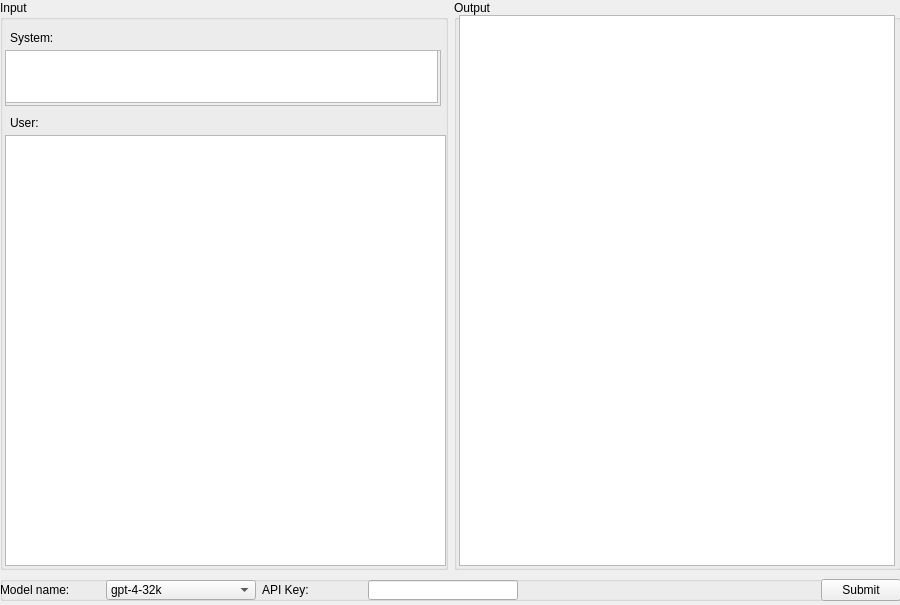
<?xml version="1.0" encoding="UTF-8"?>
<ui version="4.0">
 <class>MainWindow</class>
 <widget class="QMainWindow" name="MainWindow">
  <property name="geometry">
   <rect>
    <x>0</x>
    <y>0</y>
    <width>900</width>
    <height>605</height>
   </rect>
  </property>
  <property name="windowTitle">
   <string>MainWindow</string>
  </property>
  <widget class="QWidget" name="centralwidget">
   <widget class="QWidget" name="verticalLayoutWidget">
    <property name="geometry">
     <rect>
      <x>0</x>
      <y>0</y>
      <width>901</width>
      <height>601</height>
     </rect>
    </property>
    <layout class="QVBoxLayout" name="verticalLayout">
     <item>
      <layout class="QHBoxLayout" name="horizontalLayout">
       <item>
        <widget class="QGroupBox" name="groupBox_1">
         <property name="title">
          <string>Input</string>
         </property>
         <widget class="QScrollArea" name="scrollArea_3">
          <property name="geometry">
           <rect>
            <x>5</x>
            <y>135</y>
            <width>441</width>
            <height>431</height>
           </rect>
          </property>
          <property name="horizontalScrollBarPolicy">
           <enum>Qt::ScrollBarAlwaysOff</enum>
          </property>
          <property name="widgetResizable">
           <bool>true</bool>
          </property>
          <widget class="QWidget" name="scrollAreaWidgetContents_3">
           <property name="geometry">
            <rect>
             <x>0</x>
             <y>0</y>
             <width>433</width>
             <height>423</height>
            </rect>
           </property>
           <widget class="QPlainTextEdit" name="inpUserPrompt">
            <property name="geometry">
             <rect>
              <x>-5</x>
              <y>-5</y>
              <width>446</width>
              <height>436</height>
             </rect>
            </property>
           </widget>
          </widget>
         </widget>
         <widget class="QScrollArea" name="scrollArea">
          <property name="geometry">
           <rect>
            <x>5</x>
            <y>50</y>
            <width>436</width>
            <height>56</height>
           </rect>
          </property>
          <property name="widgetResizable">
           <bool>true</bool>
          </property>
          <widget class="QWidget" name="scrollAreaWidgetContents">
           <property name="geometry">
            <rect>
             <x>0</x>
             <y>0</y>
             <width>428</width>
             <height>48</height>
            </rect>
           </property>
           <widget class="QPlainTextEdit" name="inpSystemPrompt">
            <property name="geometry">
             <rect>
              <x>-5</x>
              <y>-5</y>
              <width>437</width>
              <height>57</height>
             </rect>
            </property>
           </widget>
          </widget>
         </widget>
         <widget class="QLabel" name="label_3">
          <property name="geometry">
           <rect>
            <x>10</x>
            <y>30</y>
            <width>57</width>
            <height>16</height>
           </rect>
          </property>
          <property name="text">
           <string>System: </string>
          </property>
         </widget>
         <widget class="QLabel" name="label_4">
          <property name="geometry">
           <rect>
            <x>10</x>
            <y>115</y>
            <width>57</width>
            <height>16</height>
           </rect>
          </property>
          <property name="text">
           <string>User:</string>
          </property>
         </widget>
        </widget>
       </item>
       <item>
        <widget class="QGroupBox" name="groupBox_2">
         <property name="title">
          <string>Output</string>
         </property>
         <widget class="QScrollArea" name="scrollArea_2">
          <property name="geometry">
           <rect>
            <x>5</x>
            <y>15</y>
            <width>436</width>
            <height>551</height>
           </rect>
          </property>
          <property name="horizontalScrollBarPolicy">
           <enum>Qt::ScrollBarAlwaysOff</enum>
          </property>
          <property name="widgetResizable">
           <bool>true</bool>
          </property>
          <widget class="QWidget" name="scrollAreaWidgetContents_2">
           <property name="geometry">
            <rect>
             <x>0</x>
             <y>0</y>
             <width>428</width>
             <height>543</height>
            </rect>
           </property>
           <widget class="QPlainTextEdit" name="inpOutput">
            <property name="geometry">
             <rect>
              <x>-5</x>
              <y>-5</y>
              <width>441</width>
              <height>556</height>
             </rect>
            </property>
            <property name="readOnly">
             <bool>true</bool>
            </property>
           </widget>
          </widget>
         </widget>
        </widget>
       </item>
      </layout>
     </item>
     <item>
      <widget class="QGroupBox" name="groupBox">
       <property name="maximumSize">
        <size>
         <width>16777215</width>
         <height>25</height>
        </size>
       </property>
       <property name="title">
        <string/>
       </property>
       <widget class="QWidget" name="horizontalLayoutWidget_2">
        <property name="geometry">
         <rect>
          <x>0</x>
          <y>0</y>
          <width>901</width>
          <height>28</height>
         </rect>
        </property>
        <layout class="QHBoxLayout" name="horizontalLayout_2">
         <item>
          <widget class="QLabel" name="label">
           <property name="minimumSize">
            <size>
             <width>100</width>
             <height>0</height>
            </size>
           </property>
           <property name="maximumSize">
            <size>
             <width>100</width>
             <height>16777215</height>
            </size>
           </property>
           <property name="text">
            <string>Model name: </string>
           </property>
          </widget>
         </item>
         <item>
          <widget class="QComboBox" name="drpModelName">
           <property name="minimumSize">
            <size>
             <width>150</width>
             <height>0</height>
            </size>
           </property>
           <property name="maximumSize">
            <size>
             <width>150</width>
             <height>20</height>
            </size>
           </property>
           <item>
            <property name="text">
             <string>gpt-4-32k</string>
            </property>
           </item>
           <item>
            <property name="text">
             <string>gpt-4</string>
            </property>
           </item>
           <item>
            <property name="text">
             <string>gpt-3.5-turbo-16k</string>
            </property>
           </item>
           <item>
            <property name="text">
             <string>gpt-3.5-turbo</string>
            </property>
           </item>
           <item>
            <property name="text">
             <string>text-davinci-003</string>
            </property>
           </item>
           <item>
            <property name="text">
             <string>text-curie-001</string>
            </property>
           </item>
           <item>
            <property name="text">
             <string>text-babbage-001</string>
            </property>
           </item>
           <item>
            <property name="text">
             <string>text-ada-001</string>
            </property>
           </item>
          </widget>
         </item>
         <item>
          <widget class="QLabel" name="label_2">
           <property name="minimumSize">
            <size>
             <width>100</width>
             <height>0</height>
            </size>
           </property>
           <property name="maximumSize">
            <size>
             <width>100</width>
             <height>16777215</height>
            </size>
           </property>
           <property name="text">
            <string>API Key: </string>
           </property>
          </widget>
         </item>
         <item>
          <widget class="QLineEdit" name="inpApiKey">
           <property name="minimumSize">
            <size>
             <width>150</width>
             <height>0</height>
            </size>
           </property>
           <property name="maximumSize">
            <size>
             <width>150</width>
             <height>20</height>
            </size>
           </property>
          </widget>
         </item>
         <item>
          <spacer name="horizontalSpacer">
           <property name="orientation">
            <enum>Qt::Horizontal</enum>
           </property>
           <property name="sizeHint" stdset="0">
            <size>
             <width>40</width>
             <height>20</height>
            </size>
           </property>
          </spacer>
         </item>
         <item>
          <widget class="QPushButton" name="btnSubmit">
           <property name="maximumSize">
            <size>
             <width>100</width>
             <height>16777215</height>
            </size>
           </property>
           <property name="layoutDirection">
            <enum>Qt::LeftToRight</enum>
           </property>
           <property name="text">
            <string>Submit</string>
           </property>
          </widget>
         </item>
        </layout>
       </widget>
      </widget>
     </item>
    </layout>
   </widget>
  </widget>
 </widget>
 <resources/>
 <connections/>
</ui>
